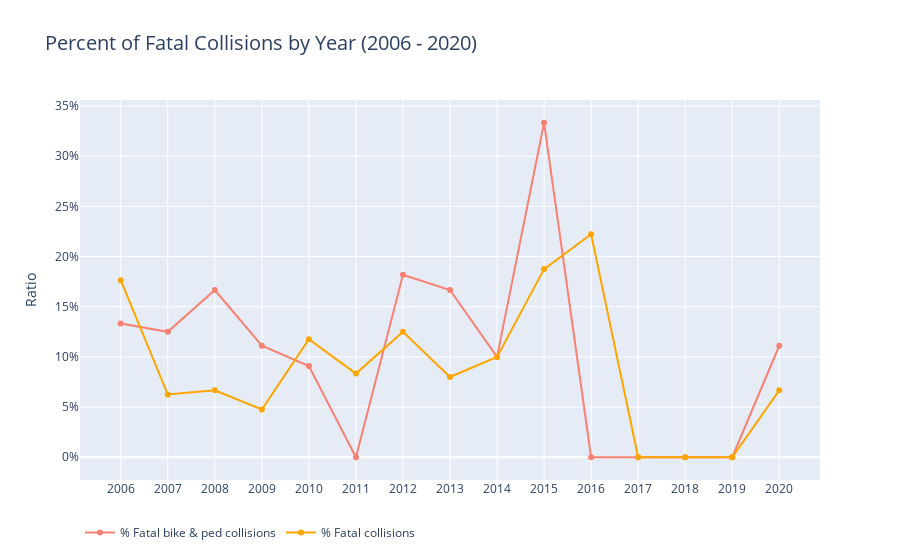

Here is the notebook cell this chart was saved with:
### Code cell
fig = {
    "data": [{"type": "scatter",
              "x": collision_compare.index,
              "y": collision_compare['Percent BP Fatal Collisions'],
              "name": "% Fatal bike & ped collisions",
              "marker_color": "rgb(250, 128, 114)",
              "hoverinfo": "y"
             },
             {"type": "scatter",
              "x": collision_compare.index,
              "y": collision_compare['Percent of Fatal Collisions'],
              "name": "% Fatal collisions",
              "marker_color": "rgb(255, 165, 0)",
              "hoverinfo": "y"
             }],
    "layout": {"title": {"text": "Percent of Fatal Collisions by Year (2006 - 2020)", "font_size": 20},
               "xaxis": {"tickfont_size": 12, 
                         "type": "category"},
               "yaxis": {"title": "Ratio",  
                         "tickfont_size": 12,
                         "tickformat": ",.0%"},
               "barmode": "group",
               "bargap": 0.25,
               "bargroupgap": 0.1,
               "legend_orientation": "h"
              }
}

pio.show(fig)

### Figure 1 — Plotly figure (JSON) as saved in the notebook; plotly's stock layout.template omitted (floating-point values rounded to 4 significant figures)
{"data": [{"hoverinfo": "y", "marker": {"color": "rgb(250, 128, 114)"}, "name": "% Fatal bike & ped collisions", "type": "scatter", "x": [2006, 2007, 2008, 2009, 2010, 2011, 2012, 2013, 2014, 2015, 2016, 2017, 2018, 2019, 2020], "y": [0.1333, 0.125, 0.1667, 0.1111, 0.09091, 0, 0.1818, 0.1667, 0.1, 0.3333, 0, 0, 0, 0, 0.1111]}, {"hoverinfo": "y", "marker": {"color": "rgb(255, 165, 0)"}, "name": "% Fatal collisions", "type": "scatter", "x": [2006, 2007, 2008, 2009, 2010, 2011, 2012, 2013, 2014, 2015, 2016, 2017, 2018, 2019, 2020], "y": [0.1765, 0.0625, 0.06667, 0.04762, 0.1176, 0.08333, 0.125, 0.08, 0.1, 0.1875, 0.2222, 0, 0, 0, 0.06667]}], "layout": {"bargap": 0.25, "bargroupgap": 0.1, "barmode": "group", "legend": {"orientation": "h"}, "title": {"font": {"size": 20}, "text": "Percent of Fatal Collisions by Year (2006 - 2020)"}, "xaxis": {"tickfont": {"size": 12}, "type": "category"}, "yaxis": {"tickfont": {"size": 12}, "tickformat": ",.0%", "title": {"text": "Ratio"}}}}
